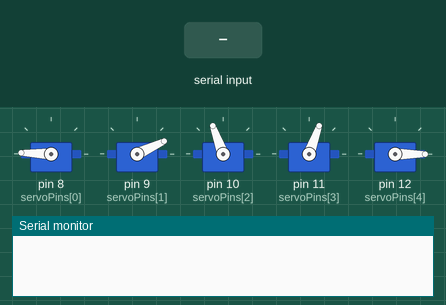
This sketch was run on a simulated Arduino Uno, built with avr-gcc and run on an emulated ATmega328P. Parts: 5 × servo, the last lines printed to the serial monitor. The inputs (shaded band) are chosen by the test bench.

Above: at 1.2 s.
1.3 s: "30,150\n" received over Serial
At 3.4 s:
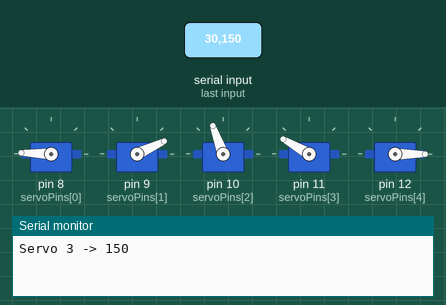
4.0 s: "200\n" received over Serial
At 5.3 s:
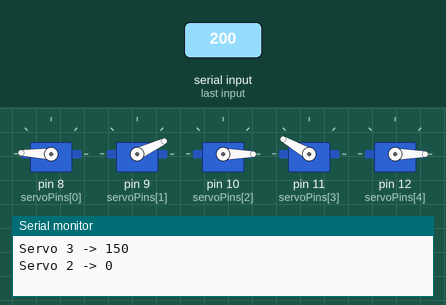
6.3 s: "1,90\n" received over Serial
At 8.1 s:
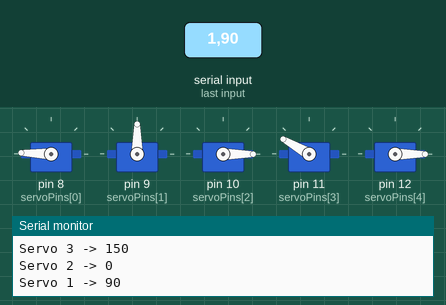
Timing chart, 0 to 9.6 s (numbered marks = the images above; inputs shaded):
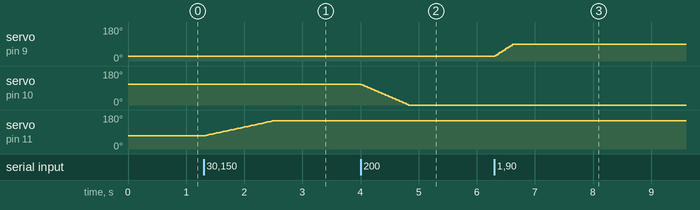

Measured:
- after the input at 1.3 s, servo on pin 11 (servoPins[3]): moves from 70° to 150° over 1.2 s, starting at once
- after the input at 4.0 s, servo on pin 10 (servoPins[2]): moves from 110° to 0° over 0.81 s, starting at once
- after the input at 6.3 s, servo on pin 9 (servoPins[1]): moves from 25° to 90° over 0.32 s, starting at once

The sketch:

ServoSetup.ino
```cpp
#include <Servo.h>

const int SERVO_COUNT = 5;

Servo servos[SERVO_COUNT];
int servoPins[SERVO_COUNT] = {8, 9, 10, 11, 12};

String input = "";

int servoSpeed[SERVO_COUNT] = {3,3,2,1,3};

// 각 서보의 현재 각도
int currentAngle[SERVO_COUNT] = {178, 25, 110, 70, 0};

void setup() {
  Serial.begin(9600);

  for (int i = 0; i < SERVO_COUNT; i++) {
    servos[i].attach(servoPins[i]);
    servos[i].write(currentAngle[i]);
  }
}

void moveServoSmooth(int index, int target) {
  int cur = currentAngle[index];
  if (cur == target) return;

  int step = (target > cur) ? servoSpeed[index] : -servoSpeed[index];

  while (cur != target) {
    cur += step;

    if ((step > 0 && cur > target) || (step < 0 && cur < target)) {
      cur = target;
    }

    servos[index].write(cur);
    currentAngle[index] = cur;

    delay(15);
  }
}

void loop() {
  if (Serial.available()) {
    char c = Serial.read();

    if (c == '\n') {
      if (input.length() >= 2) {
        int servoIndex = input.substring(0, 1).toInt();
        int angle = input.substring(1).toInt();

        if (servoIndex >= 0 && servoIndex < SERVO_COUNT && angle >= 0 && angle <= 180) {
          Serial.print("Servo ");
          Serial.print(servoIndex);
          Serial.print(" -> ");
          Serial.println(angle);

          moveServoSmooth(servoIndex, angle);
        } else {
          Serial.println("Invalid command");
        }
      }

      input = "";
    }
    else if (isDigit(c)) {
      input += c;
    }
  }
}
```
